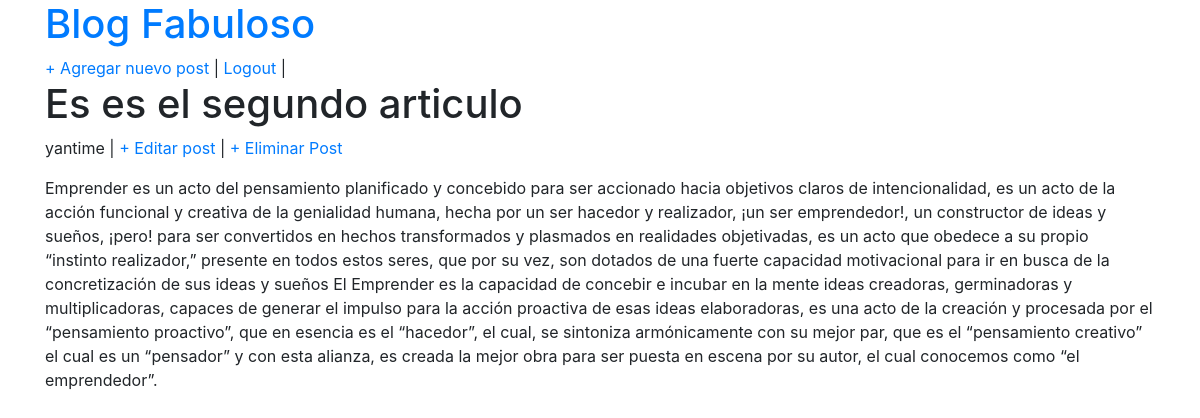
Screenshot of /article/2/ (signed in) with the database file from the repository.
### blog/models.py (models this page shows, shortened)
class Post(models.Model):
    title = models.CharField(max_length=255)
    author = models.ForeignKey(User,on_delete =models.CASCADE)
    body = models.TextField()

### blog/views.py (the view)
# urls.py: path('article/<int:pk>/', PostDetalle.as_view() , name='post-detail'),
class PostDetalle(DetailView):
    model = Post
    template_name = 'post_detalle.html'

### blog/templates/post_detalle.html
{% extends "base.html" %}
{% block content  %}
<div>
 <h1> {{post.title}} </h1>
 <p> {{post.author}} | <a href = "{% url 'post-edit' post.pk %}"> + Editar post  </a> | <a href = "{% url 'post-delete' post.pk %}"> + Eliminar Post   </a>
 </p>
</div>
<div>
 <p> {{post.body}} </p>
</div>
{% endblock content  %}

### rows the page displays
Post: title "Es es el segundo articulo", author "yantime", body "Emprender es un acto del pensamiento planificado y concebido para ser accionado hacia objetivos claros de intencionalidad, es un acto de la acción funcional y creativa de la genialidad humana, hecha por un ser hacedor y realizador, ¡un ser emprendedor!, un constructor de ideas y sueños, ¡pero! para ser convertidos en hechos transformados y plasmados en realidades objetivadas, es un acto que obedece a su propio “instinto realizador,” presente en todos estos seres, que por su vez, son dotados de una fuerte capacidad motivacional para ir en busca de la concretización de sus ideas y sueños El Emprender es la capacidad de concebir e incubar en la mente ideas creadoras, germinadoras y…"
